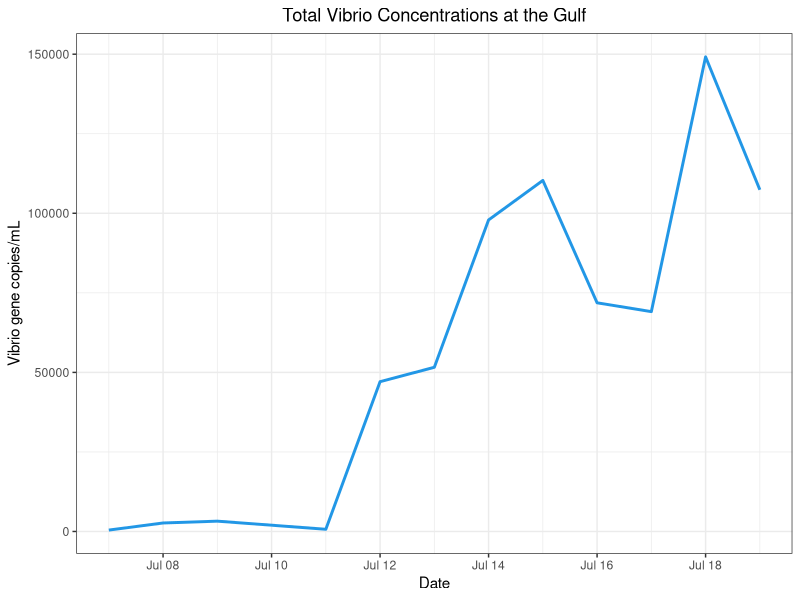
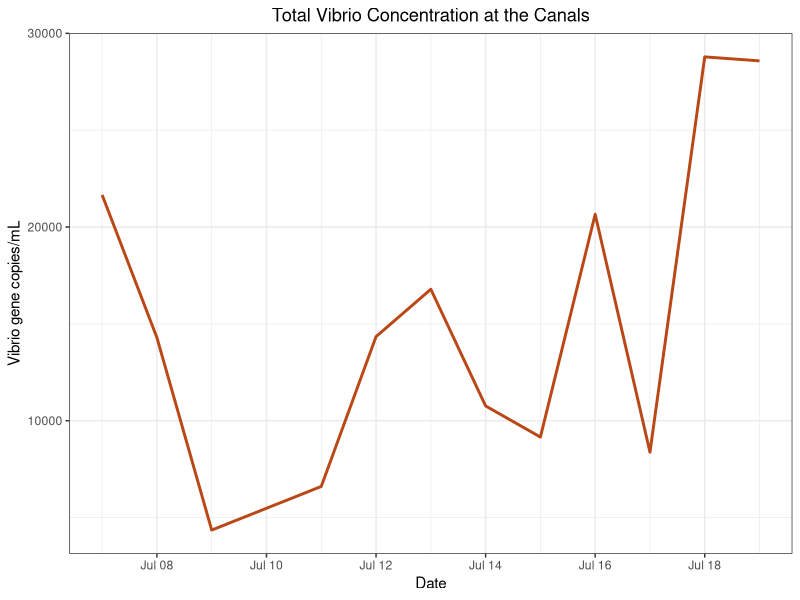
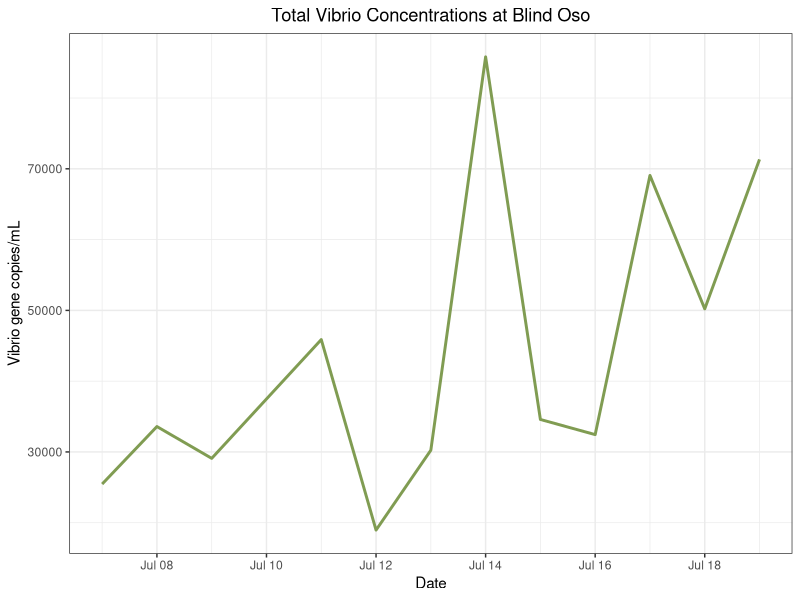
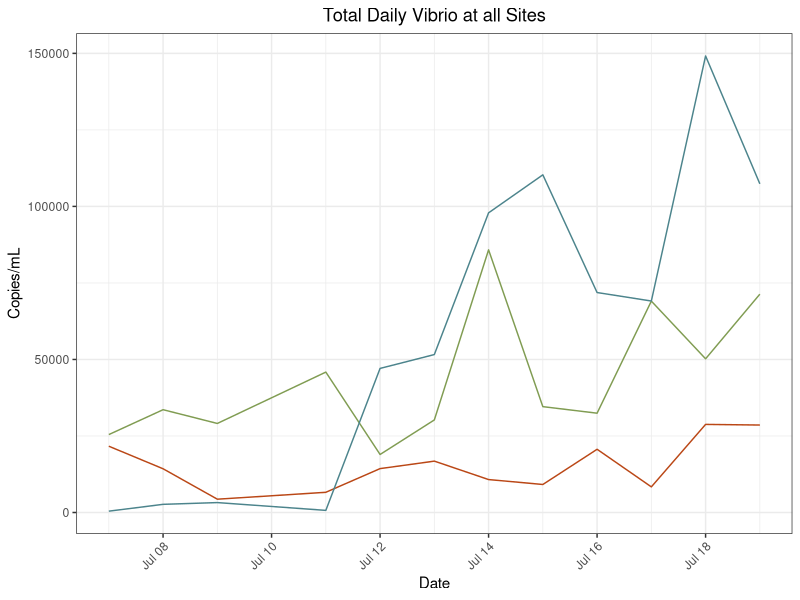
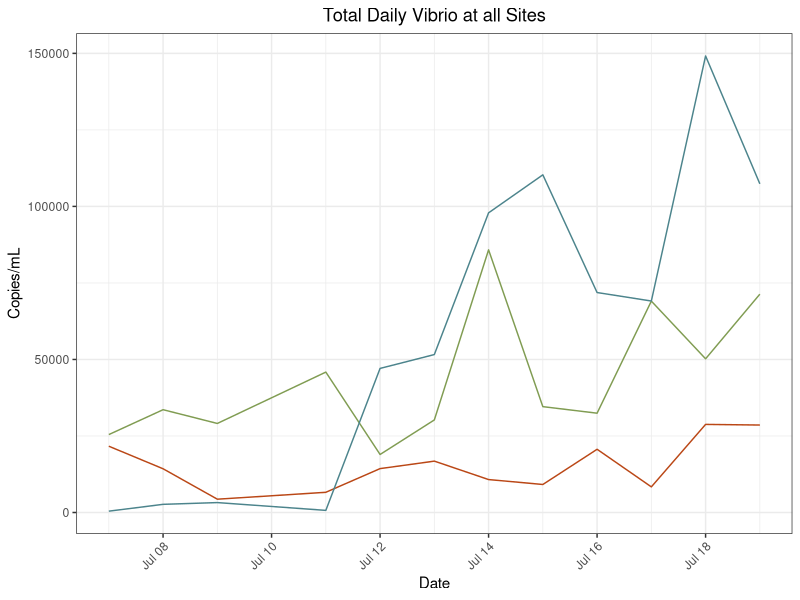

The R script that drew these images, in order:
## ---- chunk 1
library(tidyverse)
library(here)
## ---- chunk 2
data<- read_csv(here("data", "processed_data", "tx_master.csv")) 
## ---- chunk 3
#Daily All Sites
daily<- data %>%
  select(date,copies_mL,site,Type) %>%
  filter(Type %in% "Daily") %>%
drop_na() #Get rid of NAs


#Daily by Site
bo_daily <- daily %>% filter(site %in% "Blind Oso") #Blind Oso Bay
c2_daily <- daily %>% filter(site %in% "Canals") #Canals
rd_daily <- daily %>% filter(site %in% "Gulf") #Gulf Site



## ---- chunk 4
rd_daily %>%
  ggplot() +geom_line(
    aes(x = date,
        y = copies_mL),
    color = "4c848c",
    size = 1) +
  theme_bw() +
  labs(
    x = "Date",
    y = "Vibrio gene copies/mL",
    title = "Total Vibrio Concentrations at the Gulf") +
  theme(plot.title = element_text(hjust = 0.5))
## ---- chunk 5
c2_daily %>%
  ggplot() +geom_line(
    aes(x = date,
        y = copies_mL),
    color = "#ba4716",
    size = 1) +
  theme_bw() +
  labs(
    x = "Date",
    y = "Vibrio gene copies/mL",
    title = "Total Vibrio Concentration at the Canals") +
  theme(plot.title = element_text(hjust = 0.5))
## ---- chunk 6
bo_daily %>%
  ggplot() +geom_line(
    aes(x = date,
        y = copies_mL),
    color = "#809C52",
    size = 1) +
  theme_bw() +
  labs(
    x = "Date",
    y = "Vibrio gene copies/mL",
    title = "Total Vibrio Concentrations at Blind Oso") +
  theme(plot.title = element_text(hjust = 0.5))
## ---- chunk 7
tot_vib<- daily %>% ggplot()+geom_line(
  aes(x = date,
      y = copies_mL,
      color = site))+
  #facet_wrap(~site) +
  theme_bw()+
  labs(
    x = "Date",
    y = "Copies/mL",
    title = "Total Daily Vibrio at all Sites") +
  theme(plot.title = element_text(hjust = 0.5)) + #center title
  theme(axis.text.x = element_text(angle = 45, hjust = 1)) + #Tilt x axis labels 
  theme(legend.position = "none") + #Removes legend 
  scale_color_manual(values = c("Blind Oso" = "#809C52",
                                "Canals" = "#ba4716",
                                "Gulf" = "#4c848c"))

tot_vib

ggsave(here("results", "plots", "total_vib.png"))
